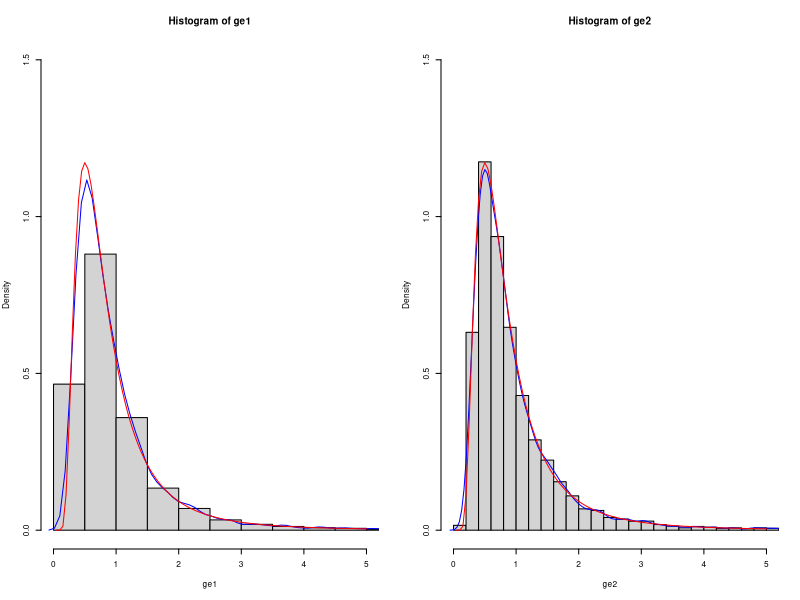
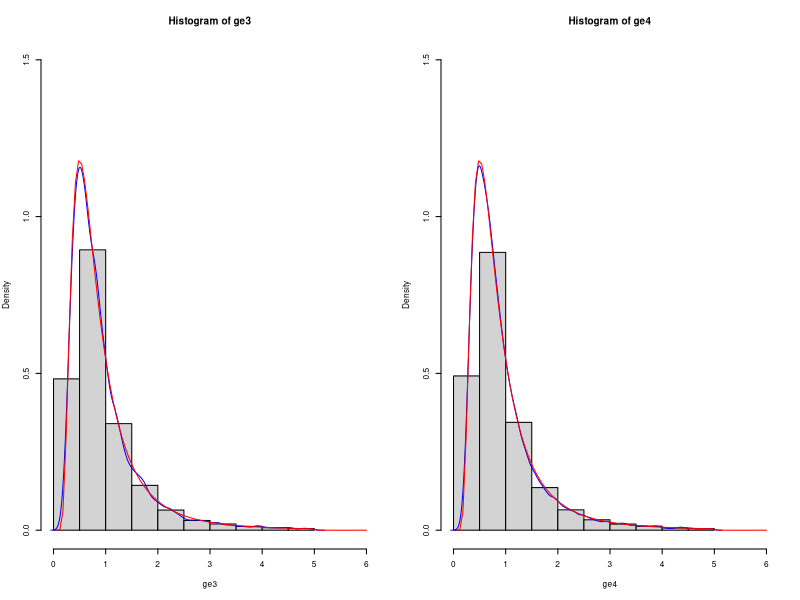
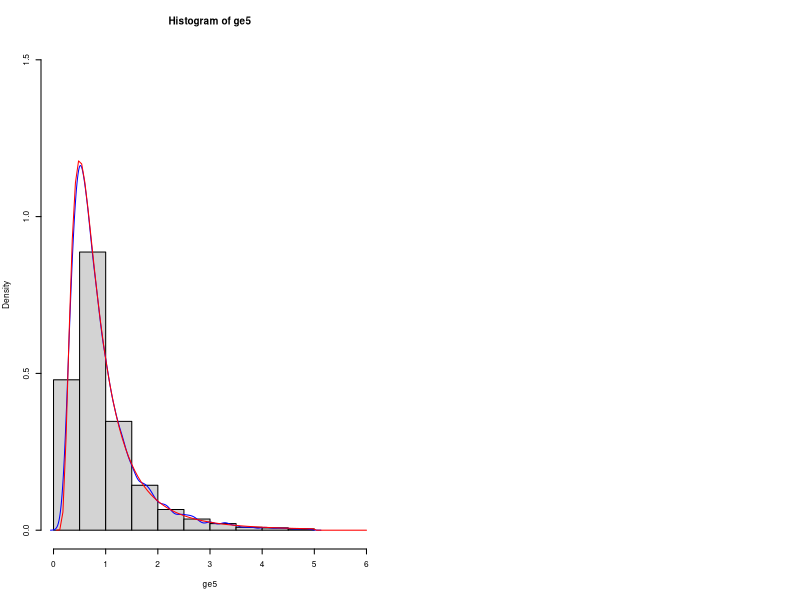

Here is the R script that generated these plots, in order:
## ---- chunk 1
knitr::opts_chunk$set(echo = TRUE,warning = FALSE, message = FALSE, fig.width = 5, fig.height = 5, fig.align = "center", dpi = 150, out.width = "50%") 
## ---- chunk 2
dinvgamma <- function(x, alpha, beta){ return(((beta^alpha / gamma(alpha)) * x^(-alpha - 1) * exp(-beta / x)) * (x >= 0)) }
## ---- chunk 3
pinvgamma <- function(x, alpha, beta){ return(ifelse(x > 0, 1 - pgamma(1/x,alpha,rate = beta), 0)) }
## ---- chunk 4
qinvgamma <- function(p, alpha, beta){ return(1 / qgamma(1-p, alpha, rate = beta)) }
## ---- chunk 5
rinvgamma1 <- function(n, alpha, beta){ return(1 / rgamma(n, alpha, rate = beta)) }
## ---- chunk 6
rinvgamma2 <- function(n, alpha, beta){ return(qinvgamma(runif(n, 0, 1), alpha, beta)) }
## ---- chunk 7
alpha <- 3
beta <- 2
n <- 10^4

x <- seq(0, 4, 0.1)

ge1 <- rinvgamma1(n, alpha, beta)
ge2 <- rinvgamma2(n, alpha, beta)

par(mfrow = c(1,2),cex = 0.5)

hist(ge1, freq = F, xlim = c(0,5), ylim = c(0,1.5), breaks = 100)
lines(density(ge1), col = 'blue')
curve(dinvgamma(x, alpha, beta), col = 'red', add = T)

hist(ge2, freq = F, xlim = c(0,5),ylim = c(0,1.5), breaks = 100)
lines(density(ge2), col = 'blue')
curve(dinvgamma(x, alpha, beta), col = 'red', add = T)
## ---- chunk 8
library(microbenchmark)
library(ggplot2)

ge1 <- rinvgamma1(n, alpha, beta)
ge2 <- rinvgamma2(n, alpha, beta)

test <- microbenchmark(ge1,ge2)
print(test)

mean1 <- ge1[1]
var1 <- ge1[2]

mean2 <- ge2[1]
var2 <- ge2[2]

cost1 <- median(test$time[1])
cost2 <- median(test$time[2])

ratio <- (cost1 * var1) / (cost2 * var2)
print(c("ratio =", ratio))

display <- matrix(c(mean1,var1,mean2,var2), nrow = 2)
rownames(display) <- c("mean", "var")
colnames(display) <- c("ge1", "ge2")
print(display)
## ---- chunk 9
dinvgamma_trunc <- function(x, alpha, beta, b){ return(dinvgamma(x,alpha,beta) * (0 <= x & x <= b)/ (pinvgamma(b,alpha,beta) - pinvgamma(0,alpha,beta)) * (0 <= x & x <= b)) }
## ---- chunk 10
rinvgamma_trunc1 <- function(n, alpha, beta, b){ return(qinvgamma(pinvgamma(0,alpha,beta) + runif(n,0,1) * (pinvgamma(b,alpha,beta) - pinvgamma(0,alpha,beta)),alpha,beta)) }
## ---- chunk 11
alpha <- 3
beta <- 2
n <- 10^4
b <- 5

x <- seq(0, b, 0.1)

ge3 <- rinvgamma_trunc1(n, alpha, beta,b)

hist(ge3, freq = F, xlim = c(0,6), ylim = c(0,1.5), breaks = 10)
lines(density(ge3), col = 'blue')
curve(dinvgamma_trunc(x, alpha, beta,b), col = 'red', add = T)
## ---- chunk 12
rinvgamma_trunc2 <- function(n, alpha, beta, b){
  x <- numeric(0)
  f <- function(x,b){ return(dinvgamma(x,alpha,beta) * (x <= b)) }
  while(length(x) < n){
    U <- runif(1)
    X <- rinvgamma1(n, alpha, beta)
    x <- append(x, X[U <= (f(X,b) / (b * dinvgamma(X, alpha, beta)))]) }
  return(x) }
## ---- chunk 13
x <- seq(0, b, 0.1)

ge4 <- rinvgamma_trunc2(n, alpha, beta,b)

hist(ge4, freq = F, xlim = c(0,6), ylim = c(0,1.5), breaks = 10)
lines(density(ge4), col = 'blue')
curve(dinvgamma_trunc(x, alpha, beta,b), col = 'red', add = T)
## ---- chunk 14
rinvgamma_trunc3 <- function(n, alpha, beta, b){
  x_max <- beta / (alpha + 1)
  M <- b * dinvgamma(x_max,alpha,beta)
  x <- numeric(0)
  f <- function(x,b){ return(dinvgamma(x,alpha,beta) * (x <= b))}
  g <- function(x,b){ return((1/b ) * (0 <= x & x <= b)) }
  while(length(x) < n){
    U <- runif(1)
    X <- runif(1,0,b)
    x <- append(x, X[U <= (f(X,b) / (M * g(X,b)))]) }
  return(x)}
## ---- chunk 15
alpha <- 3
beta <- 2
n <- 10^4
b <- 5

x <- seq(0, b, 0.1)

ge5 <- rinvgamma_trunc3(n, alpha, beta,b)

hist(ge5, freq = F, xlim = c(0,6), ylim = c(0,1.5), breaks = 10)
lines(density(ge5), col = 'blue')
curve(dinvgamma_trunc(x, alpha, beta,b), col = 'red', add = T)
## ---- chunk 16
ge4_5 <- rinvgamma_trunc2(n, alpha, beta,5)
ge4_05 <- rinvgamma_trunc2(n, alpha, beta,0.5)
ge5_5 <- rinvgamma_trunc3(n, alpha, beta,5)
ge5_05 <- rinvgamma_trunc3(n, alpha, beta,0.5)

test_5 <- microbenchmark(ge4_5, ge5_5)
test_05 <- microbenchmark(ge4_05, ge5_05)

mean4_5 <- mean(ge4_5)
var4_5 <- var(ge4_5)

mean4_05 <- mean(ge4_05)
var4_05 <- var(ge4_05)

cost4_5 <- median(test_5$time[1])
cost4_05 <- median(test_05$time[2])


mean5_5 <- mean(ge5_5)
var5_5 <- var(ge5_5)

mean5_05 <- mean(ge5_05)
var5_05 <- var(ge5_05)

cost5_5 <- median(test_5$time[ge5_5])
cost5_05 <- median(test_05$time[ge5_05])

ratio_5 <- (cost4_5 * var4_5) / (cost5_5 * var5_5)
ratio_05 <- (cost4_05 * var4_05) / (cost5_05 * var5_05)

ratio <-matrix(c(ratio_5,ratio_05), nrow = 2) 
rownames(ratio) <- c("b = 5", "b = 0,5")
colnames(ratio) <- c("ratio")
print(ratio)

display <- matrix(c(mean4_5,var4_5,mean5_5,var5_5,mean4_05,var4_05,mean5_05,var5_05), nrow = 2)
rownames(display) <- c("mean", "var")
colnames(display) <- c("ge4_5", "ge5_5","ge4_05", "ge5_05")
print(display)
## ---- chunk 17
estim_mc_invgamma <- function(n, sample_y, alpha, beta, b){
  hs <-  (1 - sample_y^2) * as.numeric(sample_y <= b)
  return(c(mean(hs), var(hs)))}
## ---- chunk 18
estim_mc_invgamma_trunc <- function(n, sample_y, alpha, beta){ 
  hs <- 1 - sample_y^2
  return(c(mean(hs), var(hs)))}
## ---- chunk 19
alpha <- 3
beta <- 2
b <- 5
n <- 10^4

sample_y1 <- rinvgamma1(n,alpha,beta)
sample_y2 <- rinvgamma2(n,alpha,beta)
sample_y1_trunc <- rinvgamma_trunc1(n,alpha,beta,b)
sample_y2_trunc <- rinvgamma_trunc2(n,alpha,beta,b)
sample_y3_trunc <- rinvgamma_trunc3(n,alpha,beta,b)

mc_1 <- estim_mc_invgamma(n, sample_y1, alpha, beta, b)
mc_2 <- estim_mc_invgamma(n, sample_y2, alpha, beta, b)
mc_trunc_1 <- estim_mc_invgamma_trunc(n, sample_y1_trunc, alpha, beta)
mc_trunc_2 <- estim_mc_invgamma_trunc(n, sample_y2_trunc, alpha, beta)
mc_trunc_3 <- estim_mc_invgamma_trunc(n, sample_y3_trunc, alpha, beta)

display <- matrix(c(mc_1,mc_2,mc_trunc_1,mc_trunc_2,mc_trunc_3), nrow = 2)
rownames(display) <- c("mean", "var")
colnames(display) <- c("mc_1", "mc_2","mc_trunc_1", "mc_trunc_2","mc_trunc_3")
print(display)

library(microbenchmark)
test <- microbenchmark(mc_1,mc_2,mc_trunc_1,mc_trunc_2,mc_trunc_3)
print(test)

cost1 <- median(test$time[1])
cost2 <- median(test$time[2])
cost3 <- median(test$time[3])
cost4 <- median(test$time[4])
cost5 <- median(test$time[5])

ratio_12 <- (cost1 * mc_1[2]) / (cost2 * mc_2[2])
ratio_13 <- (cost1 * mc_1[2]) / (cost3 * mc_trunc_1[2])
ratio_14 <- (cost1 * mc_1[2]) / (cost4 * mc_trunc_2[2])
ratio_15 <- (cost1 * mc_1[2]) / (cost5 * mc_trunc_3[2])

ratio_23 <- (cost2 * mc_2[2]) / (cost3 * mc_trunc_1[2])
ratio_24 <- (cost2 * mc_2[2]) / (cost4 * mc_trunc_2[2])
ratio_25 <- (cost2 * mc_2[2]) / (cost5 * mc_trunc_3[2])

ratio_34 <- (cost3 * mc_trunc_1[2]) / (cost4 * mc_trunc_2[2])
ratio_35 <- (cost3 * mc_trunc_1[2]) / (cost5 * mc_trunc_3[2])

ratio_45 <- (cost4 * mc_trunc_2[2]) / (cost5 * mc_trunc_3[2])

ratio <-matrix(c(ratio_12,ratio_13,ratio_14,ratio_15,NA,ratio_23,ratio_24,ratio_25,NA,NA,ratio_34,ratio_35,NA,NA,NA,ratio_45), nrow = 4) 
rownames(ratio) <- c("mc_2","mc_trunc_1", "mc_trunc_2","mc_trunc_3")
colnames(ratio) <- c("mc_1", "mc_2","mc_trunc_1", "mc_trunc_2")

print(ratio)

## ---- chunk 20
alpha <- 3
beta <- 2
b <- 0.5
n <- 10^4

sample_y1 <- rinvgamma1(n,alpha,beta)
sample_y2 <- rinvgamma2(n,alpha,beta)
sample_y1_trunc <- rinvgamma_trunc1(n,alpha,beta,b)
sample_y2_trunc <- rinvgamma_trunc2(n,alpha,beta,b)
sample_y3_trunc <- rinvgamma_trunc3(n,alpha,beta,b)

mc_1 <- estim_mc_invgamma(n, sample_y1, alpha, beta, b)
mc_2 <- estim_mc_invgamma(n, sample_y2, alpha, beta, b)
mc_trunc_1 <- estim_mc_invgamma_trunc(n, sample_y1_trunc, alpha, beta)
mc_trunc_2 <- estim_mc_invgamma_trunc(n, sample_y2_trunc, alpha, beta)
mc_trunc_3 <- estim_mc_invgamma_trunc(n, sample_y3_trunc, alpha, beta)

display <- matrix(c(mc_1,mc_2,mc_trunc_1,mc_trunc_2,mc_trunc_3), nrow = 2)
rownames(display) <- c("mean", "var")
colnames(display) <- c("mc_1", "mc_2","mc_trunc_1", "mc_trunc_2","mc_trunc_3")
print(display)


library(microbenchmark)
test <- microbenchmark(mc_1,mc_2,mc_trunc_1,mc_trunc_2,mc_trunc_3)
print(test)
